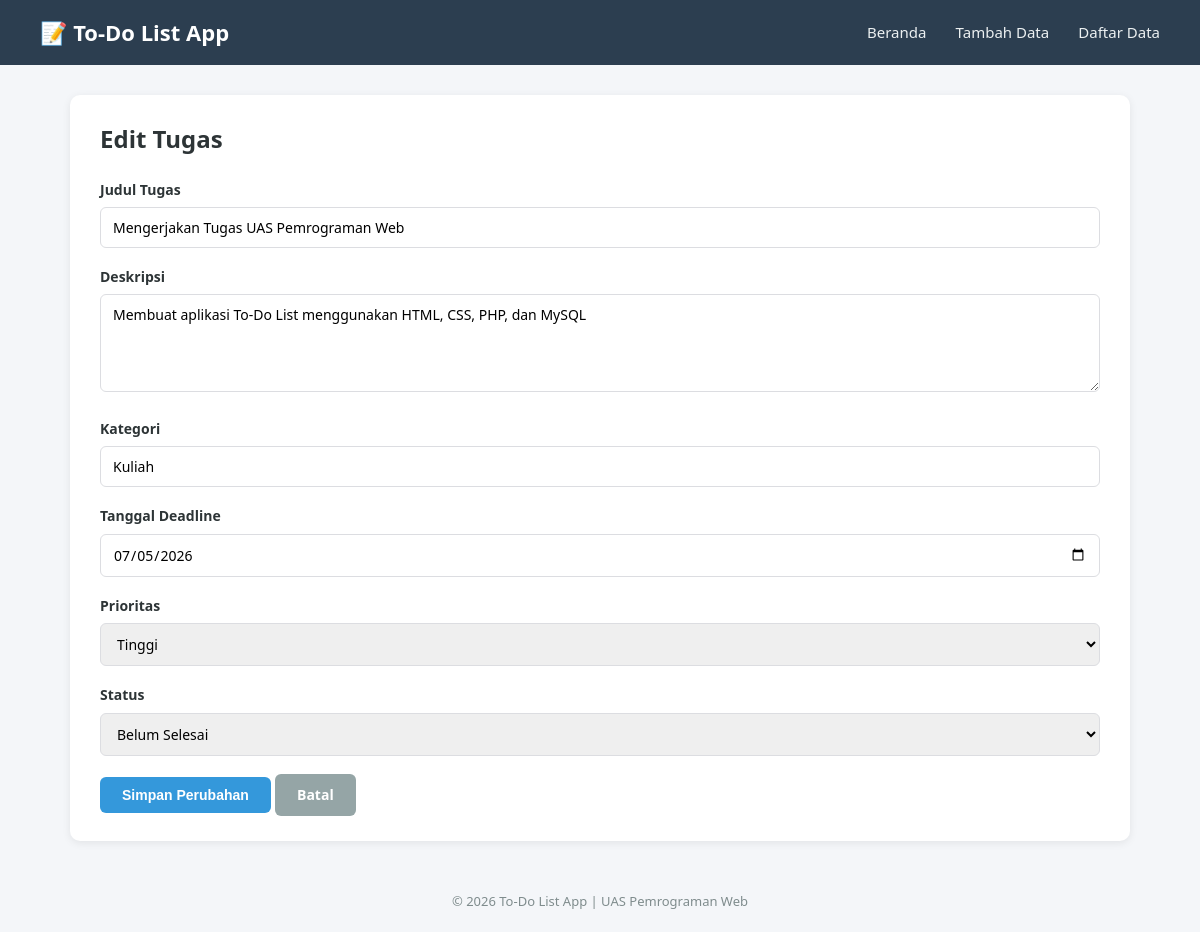
The page /edit.php?id=1 on the database its author committed.
### tables this page shows
CREATE TABLE IF NOT EXISTS tugas (
    id INT(11) NOT NULL AUTO_INCREMENT,
    judul VARCHAR(100) NOT NULL,
    deskripsi TEXT NOT NULL,
    kategori VARCHAR(50) NOT NULL,
    tanggal_deadline DATE NOT NULL,
    prioritas ENUM('Rendah', 'Sedang', 'Tinggi') NOT NULL DEFAULT 'Sedang',
    status ENUM('Belum Selesai', 'Selesai') NOT NULL DEFAULT 'Belum Selesai',
    created_at TIMESTAMP DEFAULT CURRENT_TIMESTAMP,
    PRIMARY KEY (id)
);

### edit.php (the view, shortened to what this page needs)
<?php
require "koneksi.php";
$id = (int) $_GET['id'];
$query = "SELECT * FROM tugas WHERE id = $id";
$hasil = mysqli_query($koneksi, $query);
$data = mysqli_fetch_assoc($hasil);
require "header.php";
?>
    <div class="card">
        <h2 style="margin-bottom: 20px;">Edit Tugas</h2>
        <form action="edit.php?id=<?php echo $data['id']; ?>" method="POST">
            <label for="judul">Judul Tugas</label>
            <input type="text" id="judul" name="judul" value="<?php echo htmlspecialchars($data['judul']); ?>" required>
            <label for="deskripsi">Deskripsi</label>
            <textarea id="deskripsi" name="deskripsi" rows="4"><?php echo htmlspecialchars($data['deskripsi']); ?></textarea>
            <label for="kategori">Kategori</label>
            <input type="text" id="kategori" name="kategori" value="<?php echo htmlspecialchars($data['kategori']); ?>">
            <label for="deadline">Tanggal Deadline</label>
            <input type="date" id="deadline" name="deadline" value="<?php echo $data['tanggal_deadline']; ?>" required>
            <label for="prioritas">Prioritas</label>
            <select id="prioritas" name="prioritas">
                <?php
                $opsiPrioritas = ["Rendah", "Sedang", "Tinggi"];
                foreach ($opsiPrioritas as $opsi) {
                    $selected = ($data['prioritas'] == $opsi) ? "selected" : "";
                    echo "<option value='$opsi' $selected>$opsi</option>";
                }
                ?>
            </select>
            <label for="status">Status</label>
            <select id="status" name="status">
                <?php
                $opsiStatus = ["Belum Selesai", "Selesai"];
                foreach ($opsiStatus as $opsi) {
                    $selected = ($data['status'] == $opsi) ? "selected" : "";
                    echo "<option value='$opsi' $selected>$opsi</option>";
                }
                ?>
            </select>
            <button type="submit" class="btn btn-primary">Simpan Perubahan</button>
            <a href="daftar.php" class="btn btn-secondary">Batal</a>
        </form>
    </div>
<?php require "footer.php"; ?>

### style.css (style rules this page uses)
* { margin: 0; padding: 0; box-sizing: border-box; }
body { font-family: 'Segoe UI', Tahoma, Geneva, Verdana, sans-serif; background-color: #f4f6f9; color: #2d3436; line-height: 1.6; }
.card { background-color: #ffffff; border-radius: 10px; padding: 25px 30px; box-shadow: 0 2px 8px rgba(0, 0, 0, 0.08); margin-bottom: 25px; }
form label { display: block; margin-bottom: 6px; font-weight: 600; font-size: 14px; }
form input[type="text"], form input[type="date"], form select, form textarea { width: 100%; padding: 10px 12px; margin-bottom: 18px; border: 1px solid #dcdde1; border-radius: 6px; font-size: 14px; font-family: inherit; }
.btn { display: inline-block; padding: 10px 22px; border: none; border-radius: 6px; cursor: pointer; font-size: 14px; font-weight: 600; text-decoration: none; transition: opacity 0.2s ease-in-out; }
.btn-primary { background-color: #3498db; color: #fff; }
.btn-secondary { background-color: #95a5a6; color: #fff; }

### rows shown on the page
tugas: judul "Mengerjakan Tugas UAS Pemrograman Web", deskripsi "Membuat aplikasi To-Do List menggunakan HTML, CSS, PHP, dan MySQL", kategori "Kuliah", deadline "07/05/2026"

### other values the page prints
form field prioritas "Tinggi"
form field status "Belum Selesai"
